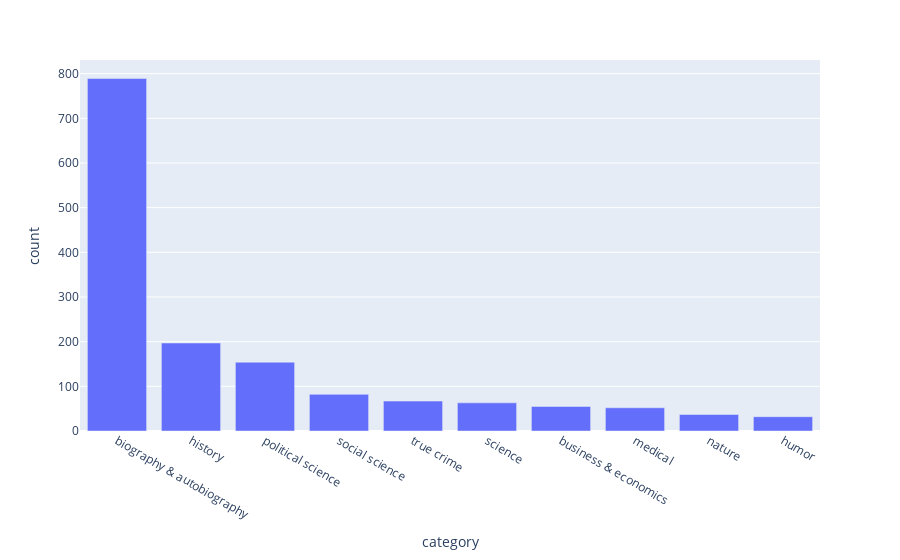

The notebook cell this image was saved under:
### Code cell
fig = px.bar(top10_cat, x = 'category', y = 'count')
fig.show()

### Figure 1 — Plotly figure (JSON) as saved in the notebook; plotly's stock layout.template omitted (floating-point values rounded to 4 significant figures)
{"data": [{"hovertemplate": "category=%{x}<br>count=%{y}<extra></extra>", "legendgroup": "", "marker": {"color": "#636efa", "pattern": {"shape": ""}}, "name": "", "orientation": "v", "showlegend": false, "textposition": "auto", "type": "bar", "x": ["biography & autobiography", "history", "political science", "social science", "true crime", "science", "business & economics", "medical", "nature", "humor"], "xaxis": "x", "y": [789, 197, 154, 82, 67, 63, 55, 52, 37, 32], "yaxis": "y"}], "layout": {"barmode": "relative", "legend": {"tracegroupgap": 0}, "margin": {"t": 60}, "xaxis": {"anchor": "y", "domain": [0, 1], "title": {"text": "category"}}, "yaxis": {"anchor": "x", "domain": [0, 1], "title": {"text": "count"}}}}
